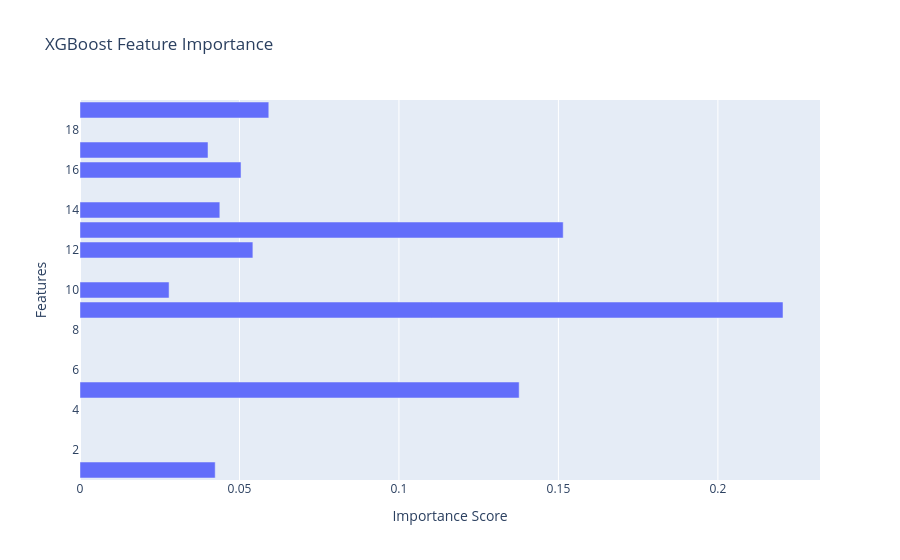

This figure's notebook cell:
### Code cell
import pandas as pd
import plotly.express as px

# 1. Grab the feature names stored inside the model
feature_names = xgb.get_booster().feature_names

# 2. Create the series and grab the top 10 features
importance = pd.Series(xgb.feature_importances_, index=feature_names).sort_values(ascending=True).tail(10)

# 3. Plot with explicit x and y axis labels
fig = px.bar(
    x=importance.values, 
    y=importance.index, 
    orientation='h', 
    title='XGBoost Feature Importance',
    labels={'x': 'Relative Importance (Gini/Gain)', 'y': 'Features'} # Adds clear labels
)

# Optional: Ensure layout looks clean and tight
fig.update_layout(xaxis_title="Importance Score", yaxis_title="Features")

fig.show()

### Figure 1 — Plotly figure (JSON) as saved in the notebook; plotly's stock layout.template omitted (floating-point values rounded to 4 significant figures)
{"data": [{"alignmentgroup": "True", "hovertemplate": "Relative Importance (Gini/Gain)=%{x}<br>Features=%{y}<extra></extra>", "legendgroup": "", "marker": {"color": "#636efa", "pattern": {"shape": ""}}, "name": "", "offsetgroup": "", "orientation": "h", "showlegend": false, "textposition": "auto", "type": "bar", "x": [0.02793, 0.04014, 0.04239, 0.04384, 0.05049, 0.0542, 0.05919, 0.1377, 0.1515, 0.2204], "xaxis": "x", "y": [10, 17, 1, 14, 16, 12, 19, 5, 13, 9], "yaxis": "y"}], "layout": {"barmode": "relative", "legend": {"tracegroupgap": 0}, "title": {"text": "XGBoost Feature Importance"}, "xaxis": {"anchor": "y", "domain": [0, 1], "title": {"text": "Importance Score"}}, "yaxis": {"anchor": "x", "domain": [0, 1], "title": {"text": "Features"}}}}
